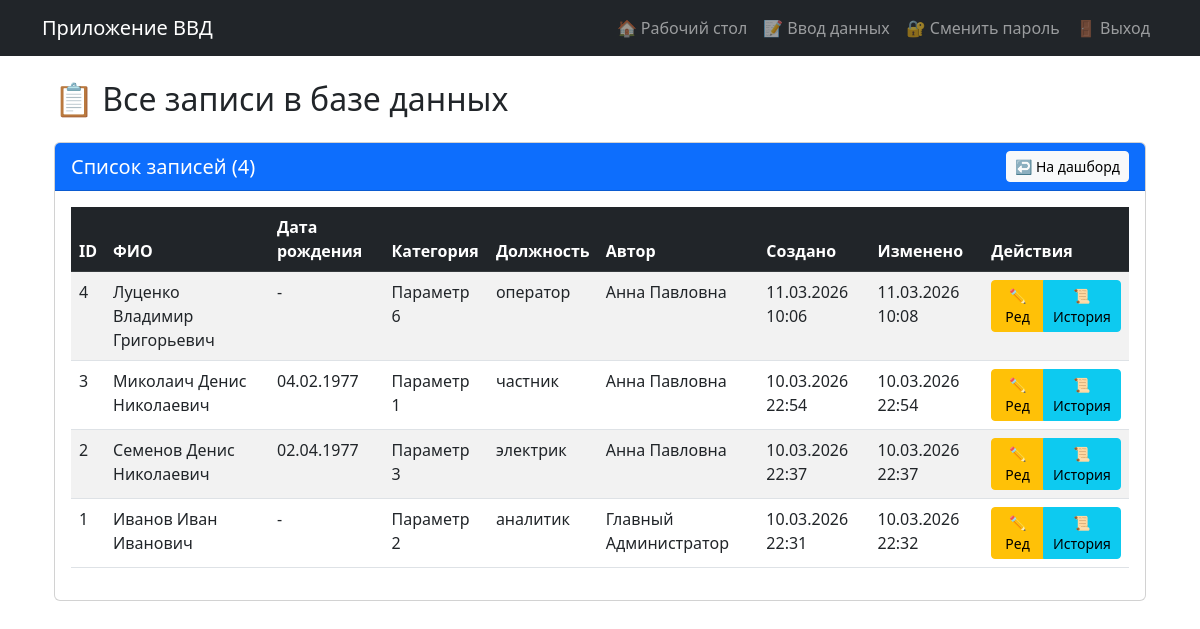
The page /records (signed in) on the database its author committed.
### models.py (models this page shows, shortened)
class PersonData(db.Model):  # Класс переименован!
    __tablename__ = 'person_data'  # Новое имя таблицы!
    __table_args__ = {'extend_existing': True}  # Добавлено!
    id = db.Column(db.Integer, primary_key=True)
    last_name = db.Column(db.String(100))
    first_name = db.Column(db.String(100))
    middle_name = db.Column(db.String(100))
    birth_date = db.Column(db.Date)
    date2 = db.Column(db.Date)
    place2 = db.Column(db.String(255))
    category = db.Column(db.String(200))
    category_custom = db.Column(db.String(200))
    position = db.Column(db.String(200))
    rank = db.Column(db.String(100))
    number = db.Column(db.String(100))
    lp = db.Column(db.String(255))
    lp_reason = db.Column(db.String(1000))
    place = db.Column(db.String(200))
    ppr = db.Column(db.String(200))
    place2_field = db.Column(db.String(200))
    date4 = db.Column(db.Date)
    ee = db.Column(db.Date)
    ee4 = db.Column(db.Date)
    created_at = db.Column(db.DateTime, default=datetime.now)
    updated_at = db.Column(db.DateTime, default=datetime.now, onupdate=datetime.now)
    user_id = db.Column(db.Integer, db.ForeignKey('users.id'), nullable=False)
    edit_history = db.relationship('EditHistory', backref='record', lazy='dynamic', cascade='all, delete-orphan')

class User(UserMixin, db.Model):
    __tablename__ = 'users'  # Явно указываем имя таблицы Алиса
    __table_args__ = {'extend_existing': True}  # Добавлено!
    id = db.Column(db.Integer, primary_key=True)
    username = db.Column(db.String(80), unique=True, nullable=False)
    password = db.Column(db.String(200), nullable=False)
    full_name = db.Column(db.String(100))
    role = db.Column(db.String(20), default='user')
    entries = db.relationship('PersonData', backref='author', lazy=True, cascade='all, delete-orphan')
    def is_admin(self):
        return self.role == 'admin'

### app.py (the view)
@app.route('/records')
@login_required
def all_records():
    records = PersonData.query.order_by(PersonData.created_at.desc()).all()
    return render_template('all_records.html', records=records)

### app.py (called while the page is built)
@login_manager.user_loader
def load_user(user_id):
    return User.query.get(int(user_id))

### templates/all_records.html (shortened to what this page needs)
{% extends "base.html" %}
{% block content %}
<div class="container-fluid">
    <h2 class="mb-4">📋 Все записи в базе данных</h2>
    <div class="card">
        <div class="card-header bg-primary text-white d-flex justify-content-between align-items-center">
            <h5 class="mb-0">Список записей ({{ records|length }})</h5>
            <a href="{{ url_for('dashboard') }}" class="btn btn-light btn-sm">↩️ На дашборд</a>
        </div>
        <div class="card-body">
            {% if records %}
            <div class="table-responsive">
                <table class="table table-striped table-hover">
                    <thead class="table-dark">
                        <tr>
                            <th>ID</th>
                            <th>ФИО</th>
                            <th>Дата рождения</th>
                            <th>Категория</th>
                            <th>Должность</th>
                            <th>Автор</th>
                            <th>Создано</th>
                            <th>Изменено</th>
                            <th>Действия</th>
                        </tr>
                    </thead>
                    <tbody>
                        {% for record in records %}
                        <tr>
                            <td>{{ record.id }}</td>
                            <td>{{ record.last_name }} {{ record.first_name }} {{ record.middle_name }}</td>
                            <td>{{ record.birth_date.strftime('%d.%m.%Y') if record.birth_date else '-' }}</td>
                            <td>{{ record.category or '-' }}</td>
                            <td>{{ record.position or '-' }}</td>
                            <td>{{ record.author.full_name or record.author.username }}</td>
                            <td>{{ record.created_at.strftime('%d.%m.%Y %H:%M') }}</td>
                            <td>{{ record.updated_at.strftime('%d.%m.%Y %H:%M') if record.updated_at else '-' }}</td>
                            <td>
                                <div class="btn-group btn-group-sm">
                                    <a href="{{ url_for('edit_record', record_id=record.id) }}" class="btn btn-warning">✏️ Ред</a>
                                    <a href="{{ url_for('record_history', record_id=record.id) }}" class="btn btn-info">📜 История</a>
                                </div>
                            </td>
                        </tr>
                        {% endfor %}
                    </tbody>
                </table>
            </div>
            {% else %}
            <div class="alert alert-info">
                В базе данных пока нет записей. <a href="{{ url_for('input_data') }}">Добавить первую запись</a>
            </div>
            {% endif %}
        </div>
    </div>
</div>
{% endblock %}

### rows shown on the page
PersonData: id "4", last_name "Луценко", first_name "Владимир", middle_name "Григорьевич", birth_date "-", category "Параметр 6", position "оператор", author "Анна Павловна", created_at "11.03.2026 10:06", updated_at "11.03.2026 10:08"
PersonData: id "3", last_name "Миколаич", first_name "Денис", middle_name "Николаевич", birth_date "04.02.1977", category "Параметр 1", position "частник", author "Анна Павловна", created_at "10.03.2026 22:54", updated_at "10.03.2026 22:54"
PersonData: id "2", last_name "Семенов", first_name "Денис", middle_name "Николаевич", birth_date "02.04.1977", category "Параметр 3", position "электрик", author "Анна Павловна", created_at "10.03.2026 22:37", updated_at "10.03.2026 22:37"
PersonData: id "1", last_name "Иванов", first_name "Иван", middle_name "Иванович", birth_date "-", category "Параметр 2", position "аналитик", author "Главный Администратор", created_at "10.03.2026 22:31", updated_at "10.03.2026 22:32"

### other values the page prints
{{ records|length }} "4"
